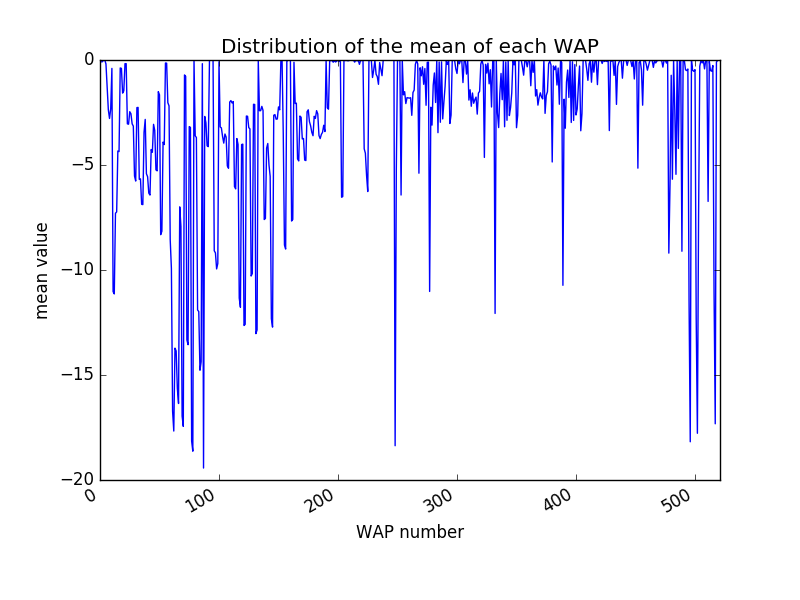

Source code (Python):
import pandas as pd
import collections
import matplotlib.pyplot as plt
import numpy as np

# TODO : get the count table
def read(name):
    df = pd.read_csv(name)
    shape = df.shape
    # TODO : get raws of WAP1~520
    raws = df.iloc[0:shape[0],0:520]

    # TODO : calculate mean
    table = raws.mean(axis = 0)

    return table


# TODO : plot
def plot_table(table):
    x = list(range(1,521))
    y = table.values

    fig = plt.figure()
    plt.xlabel('WAP number')
    plt.ylabel('mean value')
    plt.title('Distribution of the mean of each WAP')
    plt.plot(x,y)
    plt.xlim((0,521))
    plt.gcf().autofmt_xdate()
    fig.savefig('Q3_mean.png')

if __name__ == '__main__':
    table = read('TrainingData_new.csv')
    plot_table(table)